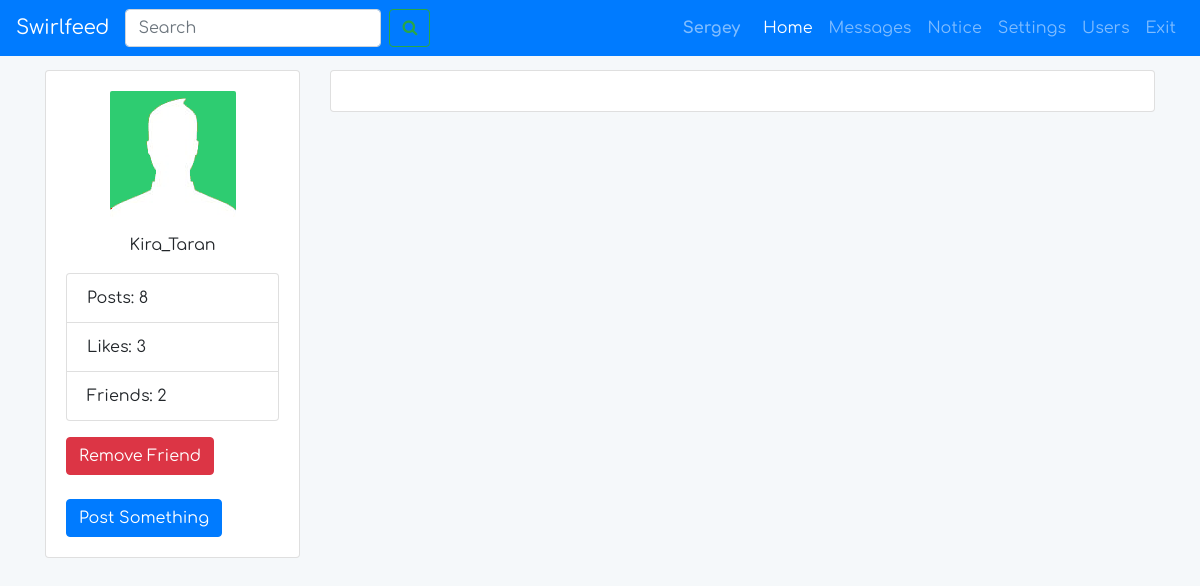
Page /profile.php?profile_uniqueid=id955072364 (signed in) on the committed database.
### tables this page shows
CREATE TABLE `users` (
  `id` int(11) UNSIGNED NOT NULL,
  `unique_id` varchar(255) NOT NULL,
  `first_name` varchar(25) NOT NULL,
  `last_name` varchar(25) NOT NULL,
  `username` varchar(100) NOT NULL,
  `email` varchar(100) NOT NULL,
  `password` varchar(255) NOT NULL,
  `signup_date` date NOT NULL,
  `profile_pic` varchar(255) NOT NULL,
  `num_posts` int(11) NOT NULL,
  `num_likes` int(11) NOT NULL,
  `user_closed` varchar(3) NOT NULL,
  `friend_array` text NOT NULL
);

### classes/DB.php (called while the page is built)
<?php
class DB {
  private static function connect()
  {
    $pdo = new PDO('mysql:host=localhost;dbname=SocialNetworkFB;charset=utf8', 'root', '');
    $pdo->setAttribute(PDO::ATTR_ERRMODE, PDO::ERRMODE_EXCEPTION);
    return $pdo;
  }
  public static function query($query, $params = [])
  {
    $statement = self::connect()->prepare($query);
    $statement->execute($params);
    if (explode(' ', $query)[0] == 'SELECT') {
      $data = $statement->fetchAll(PDO::FETCH_ASSOC);
      return $data;
    }
  }
}

### classes/User.php (called while the page is built, shortened)
<?php
class User
{
  private $user;
  public function __construct($user)
  {
    $this->user = DB::query('SELECT * FROM users WHERE id=:userid', [':userid' => $user])[0];
  }
  public function isFriend($userIdToCheck)
  {
   $userIdComma = ',' . $userIdToCheck . ',';
   if ((strstr($this->user['friend_array'], $userIdComma) || $userIdToCheck == $this->user['id'])) {
     return true;
   } else {
     return false;
   }
  }
}

### profile.php (the view, shortened to what this page needs)
<?php
require __DIR__ . '/includes/header.php';
if (isset($_GET['profile_uniqueid'])) {
  $uniqueId = $_GET['profile_uniqueid'];
  $userObj = DB::query('SELECT * FROM users WHERE unique_id = ?', [$uniqueId])[0];
  $numFriends = (substr_count($user['friend_array'], ',')) - 1;
}
?>
  <section class="user-details">
    <div class="container">
      <div class="row">
        <div class="col-md-3">
          <div class="card">
            <div class="card-body">
              <div class="user-details__main-img mb-3">
                <img src="<?php echo $userObj['profile_pic']; ?>" alt="<?php echo $userObj['username'];?>">
              </div>
              <p class="text-center"><?php echo $userObj['username'];?></p>
              <ul class="list-group mb-3">
                <li class="list-group-item">Posts: <?php echo $userObj['num_posts']; ?></li>
                <li class="list-group-item">Likes: <?php echo $userObj['num_likes']; ?></li>
                <li class="list-group-item">Friends: <?php echo $numFriends; ?></li>
              </ul>
              <div>
                <form action="<?php echo $uniqueId?>" method="post">
                  <?php
                  $profileUser = new User($userObj['id']);
                  $loggedInUser = new User($_SESSION['user_id']);
                  if ($userUniqueId != $uniqueId) {
                    if ($loggedInUser->isFriend($userObj['id'])) {
                      echo '<input type="submit" name="remove_friend" class="btn btn-danger" value="Remove Friend"><br><br>';
                    } else if ($loggedInUser->didReceiveRequest($userObj['id'])) {
                      echo '<input type="submit" name="respond_request" class="btn btn-warning" value="Respond to request"><br><br>';
                    } else if ($loggedInUser->didSendRequest($userObj['id'])) {
                      echo '<input type="submit" name="" class="btn btn-primary" value="Respond Sent"><br><br>';
                    } else {
                      echo '<input type="submit" name="add_friend" class="btn btn-success" value="Add friend"><br><br>';
                    }
                  }
                  ?>
                </form>
                <input type="submit" class="btn btn-primary" data-toggle="modal" data-target="#exampleModal" value="Post Something">
              </div>
            </div>
          </div>
        </div>
        <div class="col-md-9">
          <div class="card">
            <div class="card-body">
            </div>
          </div>
        </div>
      </div>
    </div>
  </section>
<?php
require __DIR__ . '/includes/footer.php';
?>

### includes/header.php (shortened to what this page needs)
<?php
if (isset($_SESSION['username'])) {
  $userUniqueId = $_SESSION['unique_id'];
  $userEmail = $_SESSION['log_email'];
  $user = DB::query('SELECT * FROM users WHERE email=:email', [':email' => $userEmail])[0];
} else {
  header("Location: /register.php");
}
?><!doctype html>
<html lang="en">
<head>
  <link rel="stylesheet" href="/assets/css/bootstrap.css">
  <link rel="stylesheet" href="/assets/css/fontAweasome.css">
  <link rel="stylesheet" href="/assets/css/fonts.css">
  <link rel="stylesheet" href="/assets/css/style.css">
</head>
<body>
<header>
  <nav class="navbar navbar-expand-lg navbar-dark bg-primary fixed-top">
    <a class="navbar-brand" href="/">Swirlfeed</a>
    <div class="collapse navbar-collapse" id="navbarSupportedContent">
      <form class="form-inline my-2 my-lg-0 mr-auto">
        <input class="form-control mr-sm-2" type="search" placeholder="Search" aria-label="Search">
        <button class="btn btn-outline-success my-2 my-sm-0" type="submit"><i class="fa fa-search"></i></button>
      </form>
      <div class="userName">
        <a href="<?php echo $user['unique_id']; ?>"><?php echo $user['first_name']; ?></a>
      </div>
      <ul class="navbar-nav">
        <li class="nav-item active">
          <a class="nav-link" href="/">Home <span class="sr-only">(current)</span></a>
        </li>
        <li class="nav-item">
          <a class="nav-link" href="#">Messages</a>
        </li>
        <li class="nav-item">
          <a class="nav-link" href="#">Notice</a>
        </li>
        <li class="nav-item">
          <a class="nav-link" href="#">Settings</a>
        </li>
        <li class="nav-item">
          <a class="nav-link" href="requests.php">Users</a>
        </li>
        <li class="nav-item">
          <a class="nav-link" href="/logout.php">Exit</a>
        </li>
      </ul>
    </div>
  </nav>
</header>

### assets/css/style.css (style rules this page uses)
body { font-family: 'ComfortaaRegularGoogle'; margin-top: 70px; background-color: #F5F8FA; }
.userName { font-family: 'ComfortaaBoldGoogle'; margin-right: 15px; }
img { max-width: 100%; }
.user-details__main-img { text-align: center; }
.user-details__main-img img { border-radius: 2px; }
.userName a { color: rgba(255, 255, 255, 0.5); }

### rows in the picture
users: first_name "Sergey", friend_array "2"
users: profile_pic (picture), username "Kira_Taran", num_posts "8", num_likes "3"
